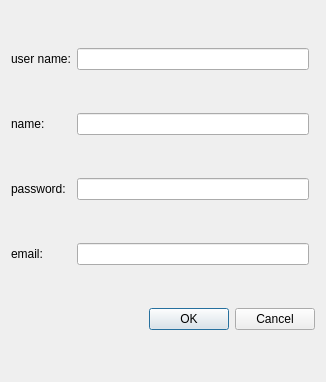
<?xml version="1.0" encoding="UTF-8"?>
<ui version="4.0">
 <class>Sign_in</class>
 <widget class="QDialog" name="Sign_in">
  <property name="geometry">
   <rect>
    <x>0</x>
    <y>0</y>
    <width>326</width>
    <height>382</height>
   </rect>
  </property>
  <property name="focusPolicy">
   <enum>Qt::FocusPolicy::NoFocus</enum>
  </property>
  <property name="windowTitle">
   <string>Sign in</string>
  </property>
  <layout class="QGridLayout" name="gridLayout">
   <item row="4" column="1">
    <widget class="QLineEdit" name="lineEdit_4"/>
   </item>
   <item row="0" column="1">
    <widget class="QLineEdit" name="lineEdit"/>
   </item>
   <item row="2" column="0">
    <widget class="QLabel" name="label_3">
     <property name="text">
      <string>password:</string>
     </property>
    </widget>
   </item>
   <item row="6" column="0" colspan="3">
    <widget class="QDialogButtonBox" name="buttonBox">
     <property name="orientation">
      <enum>Qt::Orientation::Horizontal</enum>
     </property>
     <property name="standardButtons">
      <set>QDialogButtonBox::StandardButton::Cancel|QDialogButtonBox::StandardButton::Ok</set>
     </property>
    </widget>
   </item>
   <item row="2" column="1">
    <widget class="QLineEdit" name="lineEdit_3"/>
   </item>
   <item row="4" column="0">
    <widget class="QLabel" name="label_4">
     <property name="text">
      <string>email:</string>
     </property>
    </widget>
   </item>
   <item row="1" column="0">
    <widget class="QLabel" name="label_2">
     <property name="text">
      <string>name:</string>
     </property>
    </widget>
   </item>
   <item row="0" column="0">
    <widget class="QLabel" name="label">
     <property name="text">
      <string>user name:</string>
     </property>
    </widget>
   </item>
   <item row="1" column="1">
    <widget class="QLineEdit" name="lineEdit_2"/>
   </item>
  </layout>
 </widget>
 <resources/>
 <connections>
  <connection>
   <sender>buttonBox</sender>
   <signal>accepted()</signal>
   <receiver>Sign_in</receiver>
   <slot>accept()</slot>
   <hints>
    <hint type="sourcelabel">
     <x>248</x>
     <y>254</y>
    </hint>
    <hint type="destinationlabel">
     <x>157</x>
     <y>274</y>
    </hint>
   </hints>
  </connection>
  <connection>
   <sender>buttonBox</sender>
   <signal>rejected()</signal>
   <receiver>Sign_in</receiver>
   <slot>reject()</slot>
   <hints>
    <hint type="sourcelabel">
     <x>316</x>
     <y>260</y>
    </hint>
    <hint type="destinationlabel">
     <x>286</x>
     <y>274</y>
    </hint>
   </hints>
  </connection>
 </connections>
</ui>
